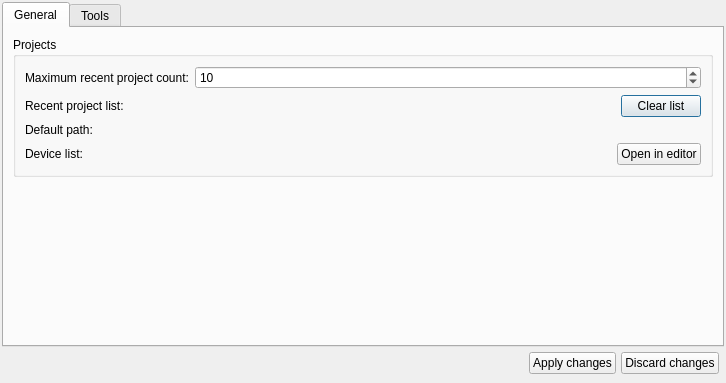
<?xml version="1.0" encoding="UTF-8"?>
<ui version="4.0">
 <class>SettingsMenu</class>
 <widget class="QDialog" name="SettingsMenu">
  <property name="geometry">
   <rect>
    <x>0</x>
    <y>0</y>
    <width>726</width>
    <height>383</height>
   </rect>
  </property>
  <property name="windowTitle">
   <string>Dialog</string>
  </property>
  <layout class="QVBoxLayout" name="verticalLayout">
   <property name="spacing">
    <number>5</number>
   </property>
   <property name="leftMargin">
    <number>2</number>
   </property>
   <property name="topMargin">
    <number>2</number>
   </property>
   <property name="rightMargin">
    <number>2</number>
   </property>
   <property name="bottomMargin">
    <number>9</number>
   </property>
   <item>
    <widget class="QTabWidget" name="tabWidget">
     <property name="currentIndex">
      <number>0</number>
     </property>
     <widget class="QWidget" name="tab">
      <attribute name="title">
       <string>General</string>
      </attribute>
      <layout class="QVBoxLayout" name="verticalLayout_2">
       <item>
        <widget class="QGroupBox" name="groupBox">
         <property name="title">
          <string>Projects</string>
         </property>
         <layout class="QFormLayout" name="formLayout">
          <item row="4" column="0">
           <widget class="QLabel" name="label_7">
            <property name="text">
             <string>Recent project list:</string>
            </property>
           </widget>
          </item>
          <item row="6" column="0">
           <widget class="QLabel" name="label_2">
            <property name="text">
             <string>Default path:</string>
            </property>
           </widget>
          </item>
          <item row="6" column="1">
           <widget class="BrowseComponent" name="defaultPath" native="true"/>
          </item>
          <item row="9" column="0">
           <widget class="QLabel" name="label_3">
            <property name="text">
             <string>Device list:</string>
            </property>
           </widget>
          </item>
          <item row="1" column="1">
           <widget class="QSpinBox" name="recentItemCount">
            <property name="value">
             <number>10</number>
            </property>
           </widget>
          </item>
          <item row="1" column="0">
           <widget class="QLabel" name="label">
            <property name="text">
             <string>Maximum recent project count:</string>
            </property>
           </widget>
          </item>
          <item row="4" column="1">
           <widget class="QWidget" name="widget" native="true">
            <layout class="QHBoxLayout" name="horizontalLayout_2">
             <property name="spacing">
              <number>0</number>
             </property>
             <property name="leftMargin">
              <number>0</number>
             </property>
             <property name="topMargin">
              <number>0</number>
             </property>
             <property name="rightMargin">
              <number>0</number>
             </property>
             <property name="bottomMargin">
              <number>0</number>
             </property>
             <item>
              <spacer name="horizontalSpacer_2">
               <property name="orientation">
                <enum>Qt::Horizontal</enum>
               </property>
               <property name="sizeHint" stdset="0">
                <size>
                 <width>400</width>
                 <height>20</height>
                </size>
               </property>
              </spacer>
             </item>
             <item>
              <widget class="QPushButton" name="clearRecentProjectBtn">
               <property name="text">
                <string>Clear list</string>
               </property>
              </widget>
             </item>
            </layout>
           </widget>
          </item>
          <item row="9" column="1">
           <widget class="QWidget" name="widget_2" native="true">
            <layout class="QHBoxLayout" name="horizontalLayout_3">
             <property name="spacing">
              <number>0</number>
             </property>
             <property name="leftMargin">
              <number>0</number>
             </property>
             <property name="topMargin">
              <number>0</number>
             </property>
             <property name="rightMargin">
              <number>0</number>
             </property>
             <property name="bottomMargin">
              <number>0</number>
             </property>
             <item>
              <spacer name="horizontalSpacer_3">
               <property name="orientation">
                <enum>Qt::Horizontal</enum>
               </property>
               <property name="sizeHint" stdset="0">
                <size>
                 <width>391</width>
                 <height>20</height>
                </size>
               </property>
              </spacer>
             </item>
             <item>
              <widget class="QPushButton" name="editDeviceListBtn">
               <property name="text">
                <string>Open in editor</string>
               </property>
              </widget>
             </item>
            </layout>
           </widget>
          </item>
         </layout>
        </widget>
       </item>
       <item>
        <spacer name="verticalSpacer">
         <property name="orientation">
          <enum>Qt::Vertical</enum>
         </property>
         <property name="sizeHint" stdset="0">
          <size>
           <width>20</width>
           <height>41</height>
          </size>
         </property>
        </spacer>
       </item>
      </layout>
     </widget>
     <widget class="QWidget" name="tab_2">
      <attribute name="title">
       <string>Tools</string>
      </attribute>
      <layout class="QVBoxLayout" name="verticalLayout_3">
       <item>
        <widget class="QGroupBox" name="groupBox_2">
         <property name="title">
          <string>CLI tools</string>
         </property>
         <layout class="QGridLayout" name="gridLayout_2">
          <item row="0" column="0">
           <widget class="QLabel" name="label_4">
            <property name="text">
             <string>Git:</string>
            </property>
           </widget>
          </item>
          <item row="0" column="1">
           <widget class="BrowseComponent" name="gitLocation" native="true"/>
          </item>
          <item row="1" column="0">
           <widget class="QLabel" name="label_5">
            <property name="text">
             <string>MBED CLI:</string>
            </property>
           </widget>
          </item>
          <item row="1" column="1">
           <widget class="BrowseComponent" name="mbedLocation" native="true"/>
          </item>
          <item row="2" column="0">
           <widget class="QLabel" name="label_6">
            <property name="text">
             <string>PlatformIO CLI:</string>
            </property>
           </widget>
          </item>
          <item row="2" column="1">
           <widget class="BrowseComponent" name="platformioLocation" native="true"/>
          </item>
         </layout>
        </widget>
       </item>
       <item>
        <spacer name="verticalSpacer_2">
         <property name="orientation">
          <enum>Qt::Vertical</enum>
         </property>
         <property name="sizeHint" stdset="0">
          <size>
           <width>20</width>
           <height>189</height>
          </size>
         </property>
        </spacer>
       </item>
      </layout>
     </widget>
    </widget>
   </item>
   <item>
    <layout class="QHBoxLayout" name="horizontalLayout">
     <property name="rightMargin">
      <number>5</number>
     </property>
     <property name="bottomMargin">
      <number>0</number>
     </property>
     <item>
      <spacer name="horizontalSpacer">
       <property name="orientation">
        <enum>Qt::Horizontal</enum>
       </property>
       <property name="sizeHint" stdset="0">
        <size>
         <width>40</width>
         <height>20</height>
        </size>
       </property>
      </spacer>
     </item>
     <item>
      <widget class="QPushButton" name="applyChangesBtn">
       <property name="text">
        <string>Apply changes</string>
       </property>
      </widget>
     </item>
     <item>
      <widget class="QPushButton" name="discardChangesBtn">
       <property name="text">
        <string>Discard changes</string>
       </property>
      </widget>
     </item>
    </layout>
   </item>
  </layout>
 </widget>
 <customwidgets>
  <customwidget>
   <class>BrowseComponent</class>
   <extends>QWidget</extends>
   <header>components\browse\browsecomponent.h</header>
   <container>1</container>
  </customwidget>
 </customwidgets>
 <resources/>
 <connections/>
</ui>
